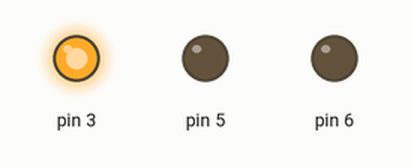
This sketch was run on a simulated Arduino Uno, built with avr-gcc and run on an emulated ATmega328P. Shown: output pins drawn as LEDs (lit = HIGH).

Above: at 0.5 s.
At 2.5 s:
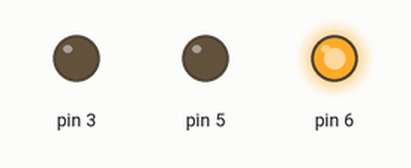
At 3.5 s:
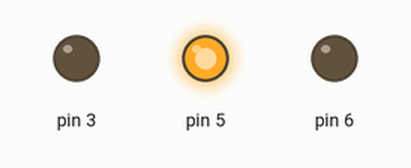
Timing chart, 0 to 5.2 s (numbered marks = the images above):
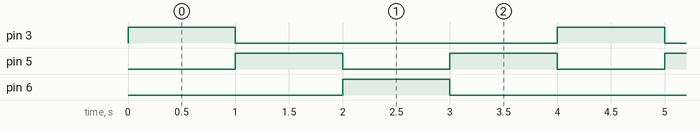

The sketch:

_1.1_Blink.ino
```cpp
void setup() {
  pinMode(3,OUTPUT);
  pinMode(5,OUTPUT);
  pinMode(6,OUTPUT);
}

void loop() {
  digitalWrite(3,HIGH);
  digitalWrite(5,LOW);
  digitalWrite(6,LOW);
  delay(1000);
  digitalWrite(3,LOW);
  digitalWrite(5,HIGH);
  digitalWrite(6,LOW);
  delay(1000);
  digitalWrite(3,LOW);
  digitalWrite(5,LOW);
  digitalWrite(6,HIGH);
  delay(1000);
  digitalWrite(3,LOW);
  digitalWrite(5,HIGH);
  digitalWrite(6,LOW);
  delay(1000);
}
```

Measured:
- by itself, pin 3, pin 6: alternates HIGH for 1.0 s and LOW for 3.0 s
- by itself, pin 5: alternates HIGH for 1.0 s and LOW for 1.0 s
- by itself, everything shown: repeats every 4.0 s, in 4 steps
